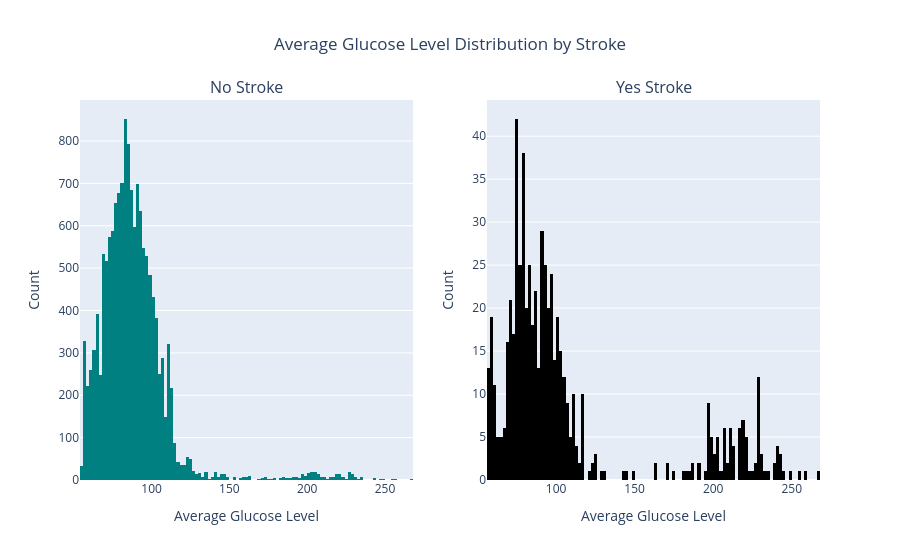

Here is the notebook cell this chart was saved with:
### Code cell
fig = custom_historgram('avg_glucose_level', ['Average Glucose Level Distribution by Stroke', 'Average Glucose Level'])
fig.show()

### Figure 1 — Plotly figure (JSON) as saved in the notebook; plotly's stock layout.template omitted (floating-point values rounded to 4 significant figures; data arrays with more than 128 entries replaced by an {"elided": "..."} marker saying what was removed)
{"data": [{"bingroup": "x", "hovertemplate": "avg_glucose_level=%{x}<br>count=%{y}<extra></extra>", "legendgroup": "", "marker": {"color": "#008080", "pattern": {"shape": ""}}, "name": "", "orientation": "v", "showlegend": false, "type": "histogram", "x": {"elided": "14672 float values"}, "xaxis": "x", "yaxis": "y"}, {"bingroup": "x", "hovertemplate": "avg_glucose_level=%{x}<br>count=%{y}<extra></extra>", "legendgroup": "", "marker": {"color": "black", "pattern": {"shape": ""}}, "name": "", "orientation": "v", "showlegend": false, "type": "histogram", "x": {"elided": "632 float values"}, "xaxis": "x2", "yaxis": "y2"}], "layout": {"annotations": [{"font": {"size": 16}, "showarrow": false, "text": "No Stroke", "x": 0.225, "xanchor": "center", "xref": "paper", "y": 1, "yanchor": "bottom", "yref": "paper"}, {"font": {"size": 16}, "showarrow": false, "text": "Yes Stroke", "x": 0.775, "xanchor": "center", "xref": "paper", "y": 1, "yanchor": "bottom", "yref": "paper"}], "title": {"text": "Average Glucose Level Distribution by Stroke", "x": 0.5}, "xaxis": {"anchor": "y", "domain": [0, 0.45], "title": {"text": "Average Glucose Level"}}, "xaxis2": {"anchor": "y2", "domain": [0.55, 1], "title": {"text": "Average Glucose Level"}}, "yaxis": {"anchor": "x", "domain": [0, 1], "title": {"text": "Count"}}, "yaxis2": {"anchor": "x2", "domain": [0, 1], "title": {"text": "Count"}}}}
